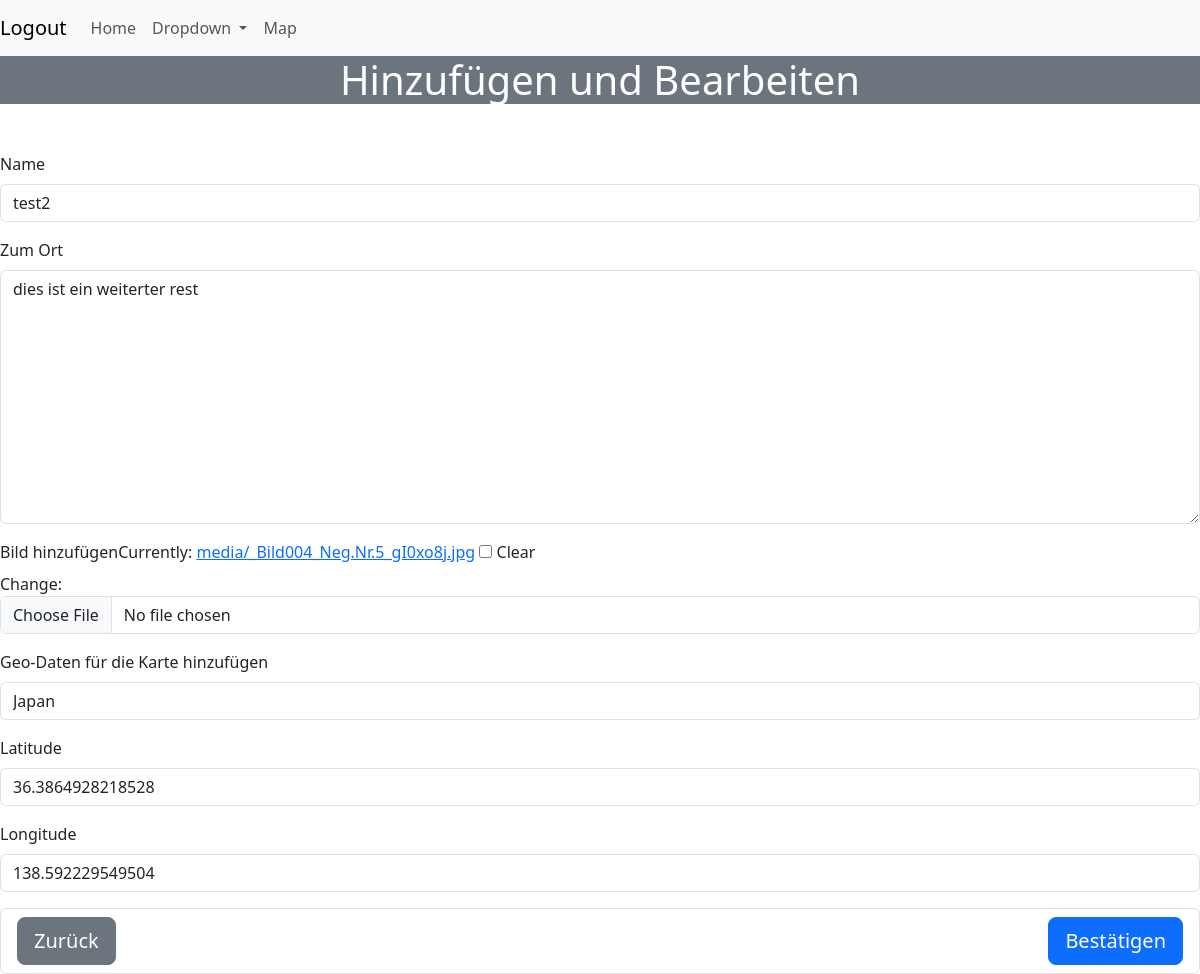
The app's page /places/edit/37 (signed in) with its own data.
### Forgotten/models.py (models this page shows, shortened)
class Places(models.Model):
    class Meta:
        verbose_name_plural = 'Places'
    name = models.CharField(max_length=30)
    story_field = models.TextField(blank=True)
    upload_picture = models.ImageField(null="True", blank="True", upload_to='media/')
    location_map = models.CharField(max_length=40)
    ctime = models.DateTimeField(auto_now_add=True)
    uptime = models.DateTimeField(auto_now=True)
    latitude = models.FloatField(null=True, blank=True)
    longitude = models.FloatField(null=True, blank=True)

### Forgotten/views.py (the view)
# urls.py: path('places/edit/<int:pk>', place_details, name='edit_place'),
@login_required()
def place_details(request, pk=None):
    if pk:
        places = Places.objects.get(pk=pk)
    else:
        places = Places()
    if request.method == 'POST':
        form = PlacesForm(request.POST, files=request.FILES, instance=places)
        if form.is_valid():
            place = form.save(commit=False)
            geocoder = Geocoding()
            coordinates = geocoder.get_coordinates(place.location_map)
            if coordinates:
                place.longitude, place.latitude = coordinates
            place.save()
            messages.success(request, 'Ort gespeichert.')
            return HttpResponseRedirect(reverse_lazy('place_list'))
        else:
            messages.error(request, 'Fehler bei der verarbeitung.')
    else:
        form = PlacesForm(instance=places)
    return render(request, 'Forgotten/place_details.html', {'page_title': 'Hinzufügen und Bearbeiten',
                                                            'form': form})

### Forgotten/forms.py
class PlacesForm(ModelForm):
    class Meta:
        model = Places
        exclude = ()
        labels = {'story_field': 'Zum Ort',
                  'upload_picture': 'Bild hinzufügen',
                  'location_map': 'Geo-Daten für die Karte hinzufügen'}

### templates/Forgotten/place_details.html (shortened to what this page needs)
{% extends 'Forgotten/base.html' %}
{% load bootstrap5 %}
{% block content %}
    <form action="" enctype="multipart/form-data" method="POST" class="form-row">
    {% bootstrap_form form %}
    <ul class="list-group">
        <li class="list-group-item">
            <a href="{% url 'place_list' %}" class="btn btn-secondary btn-lg">Zurück</a>
            <button type="submit" class="btn btn-primary btn-lg float-end float-end">Bestätigen</button>
        </li>
    </ul>
{% endblock %}

### Forgotten/static/styling/style.css (style rules this page uses)
body { margin: 0; padding: 0; }

### records on screen
Places: name "test2", story_field "dies ist ein weiterter rest", location_map "Japan", latitude "36.3864928218528", longitude "138.592229549504"

### other values on screen
{{ page_title }} "Hinzufügen und Bearbeiten"
